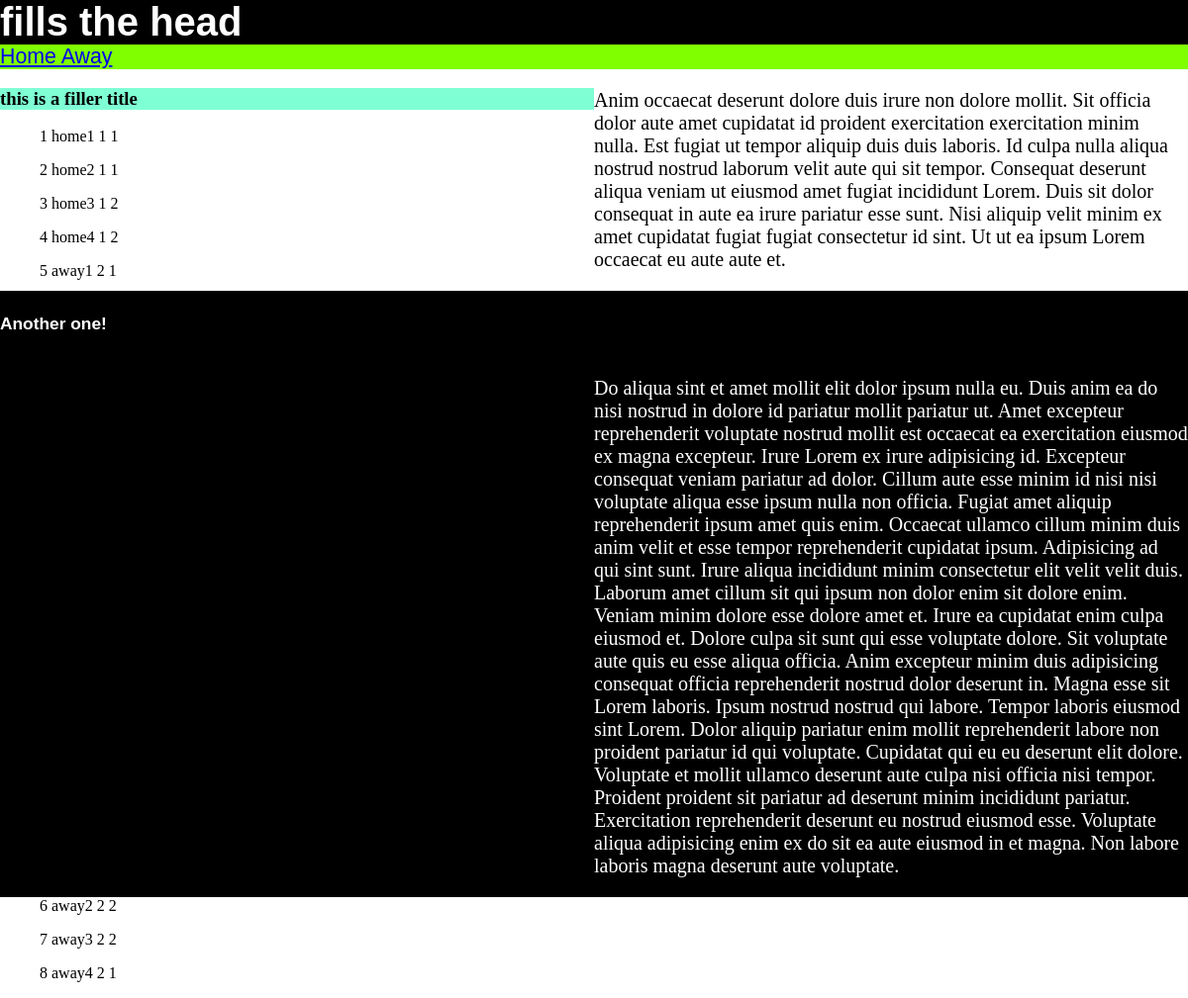
The app's page /Dylan_Assignment/index.php with its own data.
### tables this page shows
CREATE TABLE `layout` (
  `pageid` int(11) NOT NULL,
  `title` varchar(5) NOT NULL,
  `contentid` int(11) NOT NULL,
  `headerid` int(11) NOT NULL,
  `styleid` int(11) NOT NULL
);

### Dylan_Assignment/inc/jeff.php (the view, shortened to what this page needs)
<?php
class Jeff
{
    private $items = [];
    public function dbLoad($pdo)
    {
        $q_ps = $pdo->prepare("SELECT * FROM `layout` ");
        $q_ps->execute();
    }
    public function addItem($item)
    {
        $this->items[] = $item;
    }
    public function __toString()
    {
        $out = "<ol>";
        foreach ($this->items as $item) {
            $out .= $item;
        }
        $out .= "</ol>";
        return $out;
    }
}
class JeffItem{
    public $title;
    public $contentid;
    public $headerid;
    public $pageid;
    public function __construct($pageid,$title,$contentid,$headerid)
    {
        $this->pageid = $pageid;
        $this->title = $title;
        $this->contentid = $contentid;
        $this->headerid = $headerid;
    }
    public function __toString()
    {
        $cl = "<p>{$this->pageid} {$this->title} {$this->contentid} {$this->headerid}</p>";
        return $cl;
    }
}

### Dylan_Assignment/index.php (shortened to what this page needs)
<?php require_once('./config/connect.php'); ?>
<?php include_once('./inc/jeff.php'); ?>
<!DOCTYPE html>
<html lang="en">
<head>
    <link rel="stylesheet" href="./css/header1.css" />
    <link rel="stylesheet" href="./css/css1.css" />
</head>
<body>
    <?php
        include("content1.php");
        $jose = new Jeff;
        $jose->dbLoad($pdo);
        echo $jose;
    ?>
</body>
</html>

### Dylan_Assignment/content1.php
<link rel="stylesheet" href="./css/css1.css" />
<?php include("head1.php");?>
<h3 id="suck">this is a filler title</h3>
<p class="pg">Anim occaecat deserunt dolore duis irure non dolore mollit. Sit officia dolor aute amet cupidatat id proident exercitation exercitation minim nulla. Est fugiat ut tempor aliquip duis duis laboris. Id culpa nulla aliqua nostrud nostrud laborum velit aute qui sit tempor.
Consequat deserunt aliqua veniam ut eiusmod amet fugiat incididunt Lorem. Duis sit dolor consequat in aute ea irure pariatur esse sunt. Nisi aliquip velit minim ex amet cupidatat fugiat fugiat consectetur id sint. Ut ut ea ipsum Lorem occaecat eu aute aute et.</p>
<div id="tv"><h4 id="sev">Another one!</h4>
<p class="pg">Do aliqua sint et amet mollit elit dolor ipsum nulla eu. Duis anim ea do nisi nostrud in dolore id pariatur mollit pariatur ut. Amet excepteur reprehenderit voluptate nostrud mollit est occaecat ea exercitation eiusmod ex magna excepteur. Irure Lorem ex irure adipisicing id.
Excepteur consequat veniam pariatur ad dolor. Cillum aute esse minim id nisi nisi voluptate aliqua esse ipsum nulla non officia. Fugiat amet aliquip reprehenderit ipsum amet quis enim. Occaecat ullamco cillum minim duis anim velit et esse tempor reprehenderit cupidatat ipsum. Adipisicing ad qui sint sunt. Irure aliqua incididunt minim consectetur elit velit velit duis. Laborum amet cillum sit qui ipsum non dolor enim sit dolore enim.
Veniam minim dolore esse dolore amet et. Irure ea cupidatat enim culpa eiusmod et. Dolore culpa sit sunt qui esse voluptate dolore. Sit voluptate aute quis eu esse aliqua officia. Anim excepteur minim duis adipisicing consequat officia reprehenderit nostrud dolor deserunt in. Magna esse sit Lorem laboris.
Ipsum nostrud nostrud qui labore. Tempor laboris eiusmod sint Lorem. Dolor aliquip pariatur enim mollit reprehenderit labore non proident pariatur id qui voluptate. Cupidatat qui eu eu deserunt elit dolore.
Voluptate et mollit ullamco deserunt aute culpa nisi officia nisi tempor. Proident proident sit pariatur ad deserunt minim incididunt pariatur. Exercitation reprehenderit deserunt eu nostrud eiusmod esse. Voluptate aliqua adipisicing enim ex do sit ea aute eiusmod in et magna. Non labore laboris magna deserunt aute voluptate.</p>
</div>

### Dylan_Assignment/head1.php
<link rel="stylesheet" href="./css/header1.css" />
<h1 id="heh">fills the head</h1>
<div id="jak"><a class="bun" href="content1.php">Home </a> <a class="bun" href="content2.php">Away</a></div>

### Dylan_Assignment/css/header1.css (style rules this page uses)
#heh { background-color: black; color: white; margin: 0; position: relative; padding: 0; font-size: 30pt; font-family: 'Gill Sans', 'Gill Sans MT', Calibri, 'Trebuchet MS', sans-serif; }
#jak { background-color: chartreuse; color: purple; font-size: 12pt; }
.bun { font-size: 16pt; font-family: Arial, Helvetica, sans-serif; }
body { margin-top: 0; margin-left: 0; margin-bottom: 0; margin-right: 0; padding: 0; }

### Dylan_Assignment/css/css1.css (style rules this page uses)
#suck { background-color: aquamarine; color: black; width: 50%; float: left; }
.pg { font-size: 15pt; font-family: Georgia, 'Times New Roman', Times, serif; float: right; width: 50%; }
#tv { background-color: black; color: white; font-size: 13pt; font-family: 'Trebuchet MS', 'Lucida Sans Unicode', 'Lucida Grande', 'Lucida Sans', Arial, sans-serif; float: right; }
#sev { font-size: 13pt; font-family: 'Trebuchet MS', 'Lucida Sans Unicode', 'Lucida Grande', 'Lucida Sans', Arial, sans-serif; }

### records on screen
layout: pageid "1", title "home1", contentid "1", headerid "1"
layout: pageid "2", title "home2", contentid "1", headerid "1"
layout: pageid "3", title "home3", contentid "1", headerid "2"
layout: pageid "4", title "home4", contentid "1", headerid "2"
layout: pageid "5", title "away1", contentid "2", headerid "1"
layout: pageid "6", title "away2", contentid "2", headerid "2"
layout: pageid "7", title "away3", contentid "2", headerid "2"
layout: pageid "8", title "away4", contentid "2", headerid "1"
